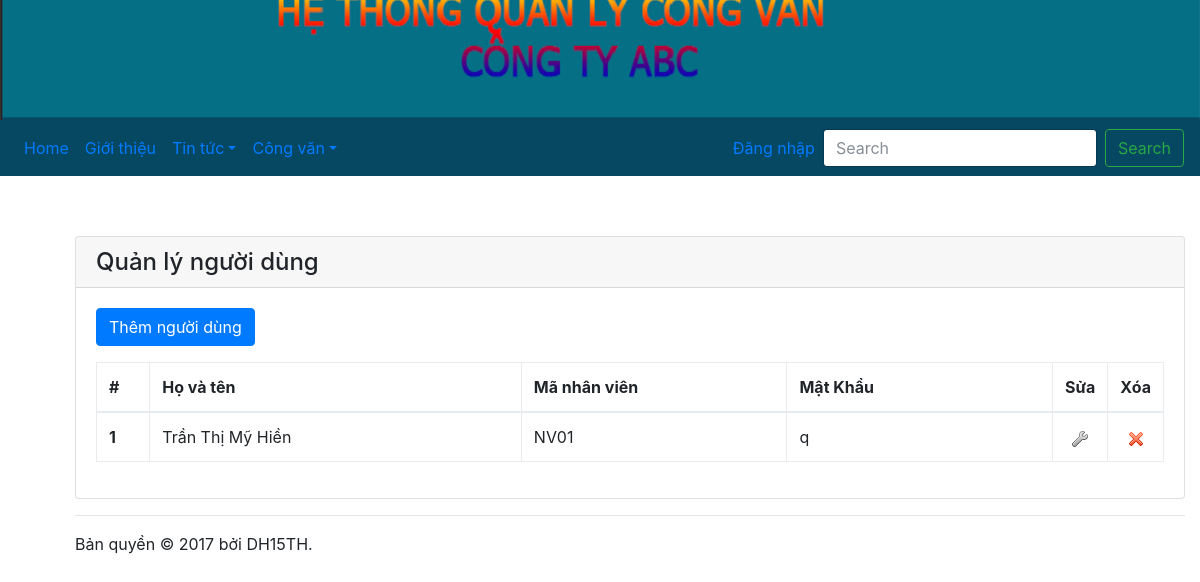
The app's page /nguoidung.php, older data.
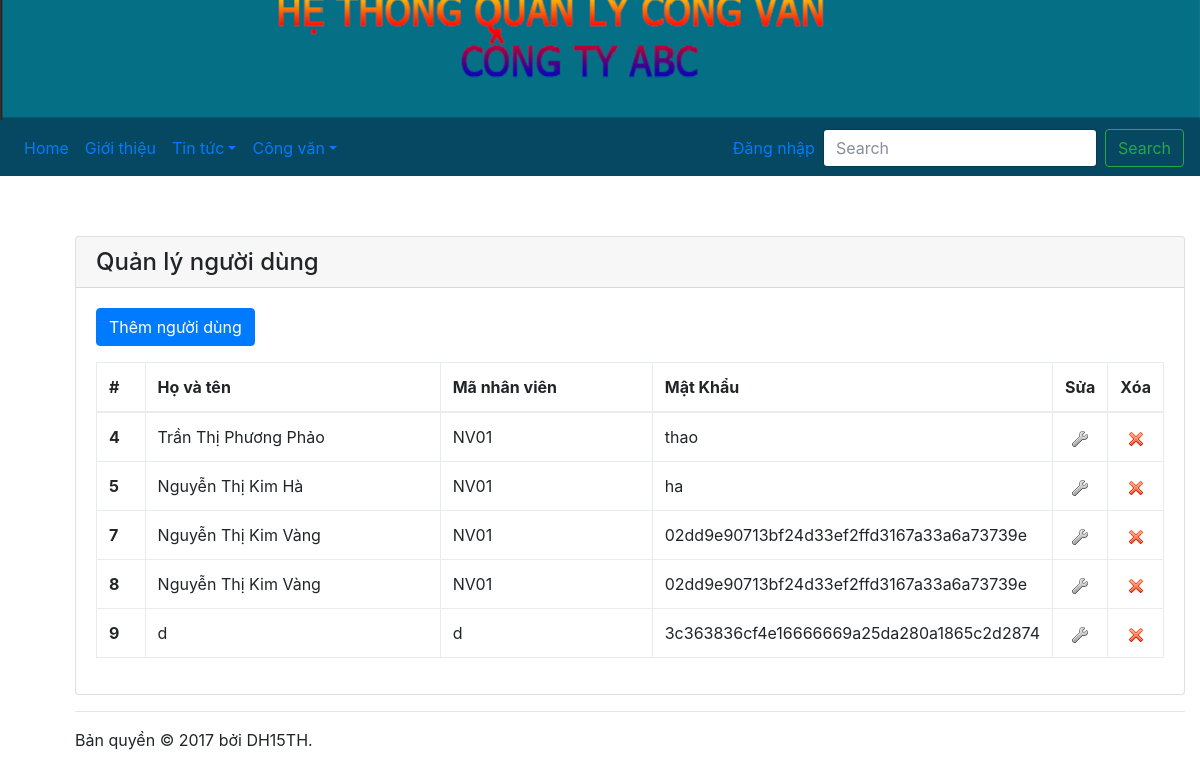
The same page, newer data.
### tables this page shows
CREATE TABLE IF NOT EXISTS `nguoidung` (
`ID` int(11) NOT NULL,
  `HoVaTen` varchar(50) NOT NULL,
  `Manv` varchar(10) NOT NULL,
  `MatKhau` varchar(50) NOT NULL,
  `QuyenHan` tinyint(4) NOT NULL,
  `Khoa` tinyint(4) NOT NULL,
  `Chucvu` varchar(50) NOT NULL
);

### nguoidung.php (the view, shortened to what this page needs)
<?php
	require_once "config.php";
	$sql = "SELECT * FROM nguoidung";
	$danhsach = mysqli_query($link, $sql);
?>
<!DOCTYPE html>
<html lang="en">
	<head>
		<link rel="stylesheet" href="css/bootstrap.min.css" />
		<link rel="stylesheet" href="css/bootstrap-custom.css" />
	</head>
	<body>
		<?php include_once "navbar.php"; ?>
			<div class="container" style="margin: 5% 8% 2% 5%;">
			<div class="card">
				<h4 class="card-header">Quản lý người dùng</h4>
				<div class="card-body">
					<p><a class="btn btn-primary" href="nguoidung_them.php" role="button">Thêm người dùng</a></p>
					<table class="table table-bordered table-hover table-responsive">
						<thead>
							<tr>
								<th width="5%">#</th>
								<th width="35%">Họ và tên</th>
								<th width="25%">Mã nhân viên</th>
								<th width="25%">Mật Khẩu</th>
								<th width="5%">Sửa</th>
								<th width="5%">Xóa</th>
							</tr>
						</thead>
						<tbody>
							<?php
								while($dong = mysqli_fetch_array($danhsach))
								{
									echo "<tr>";
										echo "<th>{$dong['ID']}</th>";
										echo "<td>{$dong['HoVaTen']}</td>";
										echo "<td>{$dong['Manv']}</td>";
										echo "<td>{$dong['MatKhau']}</td>";
										echo "<td class='text-center'><a href='nguoidung_sua.php?id={$dong['ID']}'><img src='img/edit.png' /></a></td>";
										echo "<td class='text-center'><a onclick='return confirm(\"Bạn có muốn xóa người dùng {$dong['HoVaTen']} không?\");' href='nguoidung_xoa.php?id={$dong['ID']}'><img src='img/delete.png' /></a></td>";
									echo "</tr>";
								}
							?>
						</tbody>
					</table>
				</div>
			</div>
			<hr />
			<footer>Bản quyền &copy; <?php echo date("Y") ?> bởi DH15TH.</footer>
		</div>
	</body>
</html>

### navbar.php (shortened to what this page needs)
<img src="img/congvan.png" class="img-fluid" alt="Responsive image">
<nav class="navbar navbar-expand-lg navbar-Secondary" style="background-color:#064762;">
  <div class="collapse navbar-collapse" id="navbarSupportedContent">
    <ul class="navbar-nav mr-auto">
      <li class="nav-item active"><a class="nav-link" href="index.php">Home</a></li>
      <li class="nav-item active"><a class="nav-link" href="gioithieulichsu.php">Giới thiệu</a></li>
      <li class="nav-item dropdown">
        <a class="nav-link dropdown-toggle" href="#" id="navbarDropdown" role="button" data-toggle="dropdown" aria-haspopup="true" aria-expanded="false">
        Tin tức</a>
      </li>
       <li class="nav-item dropdown">
        <a class="nav-link dropdown-toggle" href="#" id="navbarDropdown" role="button" data-toggle="dropdown" aria-haspopup="true" aria-expanded="false">
        Công văn</a>
      </li>
    </ul>
    <ul class="navbar-nav ml-auto">
      <?php
        if(!isset($_SESSION['ID']))
        {
      ?>
          <li class="nav-item"><a class="nav-link" href="dangnhap.php">Đăng nhập</a></li>
      <?php
        }
      ?>
    </ul>
    <form class="form-inline my-2 my-lg-0">
      <input class="form-control mr-sm-2" type="search" placeholder="Search" aria-label="Search">
      <button class="btn btn-outline-success my-2 my-sm-0" type="submit">Search</button>
    </form>
  </div>
</nav>

Row changes from the older to the newer data that the page shows:
removed nguoidung: ID "1", HoVaTen "Trần Thị Mỹ Hiền", Manv "NV01", MatKhau "q"
added nguoidung: ID "4", HoVaTen "Trần Thị Phương Phảo", Manv "NV01", MatKhau "thao"
added nguoidung: ID "5", HoVaTen "Nguyễn Thị Kim Hà", Manv "NV01", MatKhau "ha"
added nguoidung: ID "7", HoVaTen "Nguyễn Thị Kim Vàng", Manv "NV01", MatKhau "02dd9e90713bf24d33ef2ffd3167a33a6a73739e"
added nguoidung: ID "8", HoVaTen "Nguyễn Thị Kim Vàng", Manv "NV01", MatKhau "02dd9e90713bf24d33ef2ffd3167a33a6a73739e"
added nguoidung: ID "9", HoVaTen "d", Manv "d", MatKhau "3c363836cf4e16666669a25da280a1865c2d2874"
